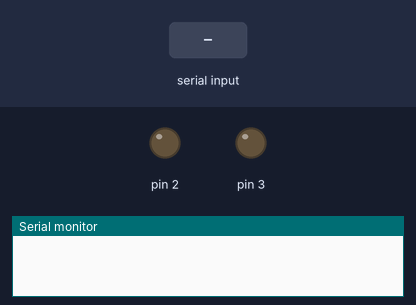
The sketch below on a simulated Arduino Uno, built with avr-gcc and run on an emulated ATmega328P. Shown: output pins drawn as LEDs (lit = HIGH), the last lines printed to the serial monitor. The test bench sets the inputs (shaded band).

Above: at 1.2 s.
1.3 s: "A" received over Serial
At 2.5 s:
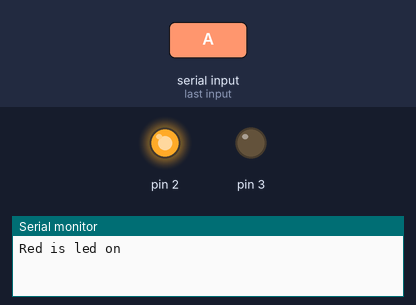
2.8 s: "B" received over Serial
At 3.6 s:
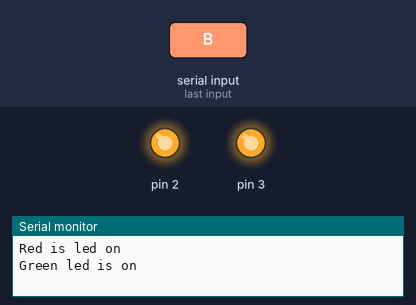
Timing chart, 0 to 5.8 s (numbered marks = the images above; inputs shaded):
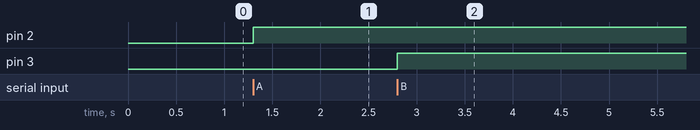

Measured:
- after the input at 1.3 s, pin 2: LOW → HIGH at once
- after the input at 2.8 s, pin 3: LOW → HIGH at once

The sketch:

serialcomm.ino
```cpp
void setup() {
  pinMode(2,OUTPUT);
  pinMode(3,OUTPUT);
Serial.begin(9600);
}

void loop() {
  //Serial.print("My Name");
  //Serial.println("is Ravi");
  //Serial.println(" ");
  if(Serial.available()>0)
  {
  char cmd=Serial.read();
  //Serial.print(cmd);
  if(cmd=='A')
  {
    Serial.println("Red is led on");
 digitalWrite(2,HIGH);
  }
 if(cmd=='B')
  {
    Serial.print("Green led is on");
 digitalWrite(3,HIGH);
  }


  }

}
```
